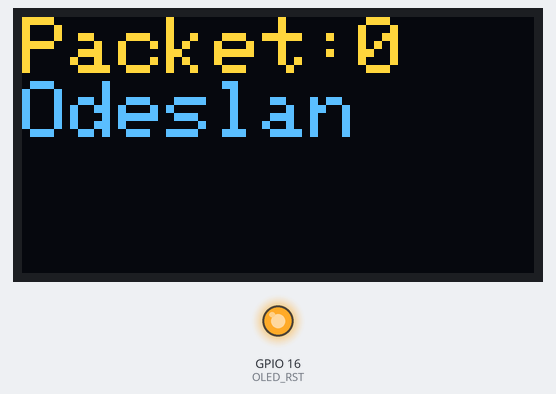
This program was run on a simulated ESP32. Parts: 128×64 one-colour display, output pins drawn as LEDs (lit = HIGH). The OLED is the two-colour kind (top 16 rows yellow); what the program prints to the serial monitor is not drawn.

Above: at 0.16 s.
At 4.99 s:
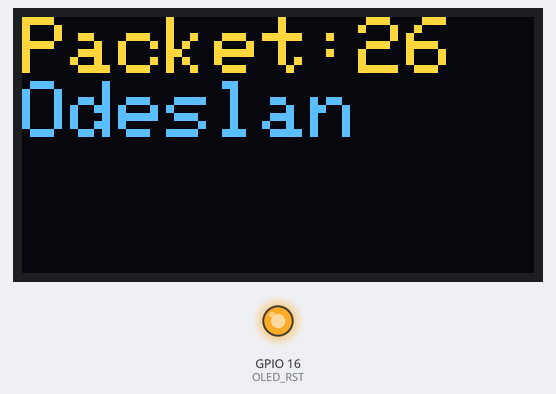
At 10.01 s:
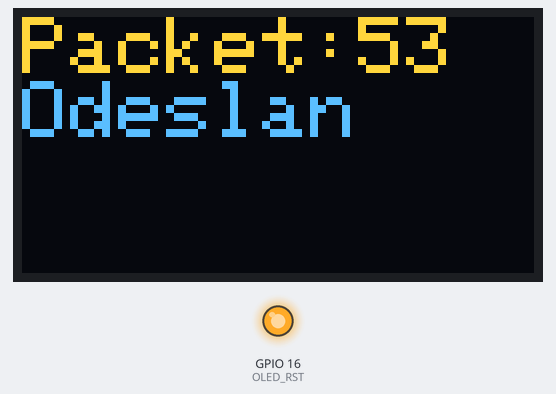
At 19.85 s:
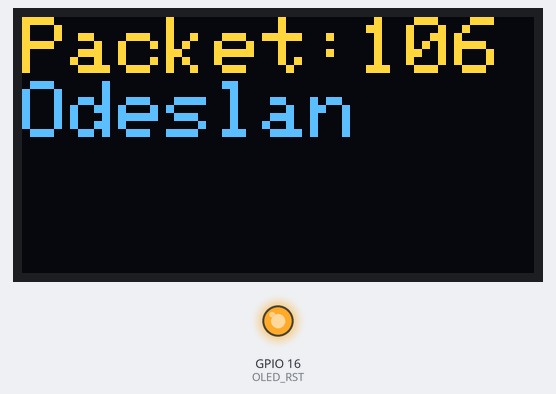
At 29.7 s:
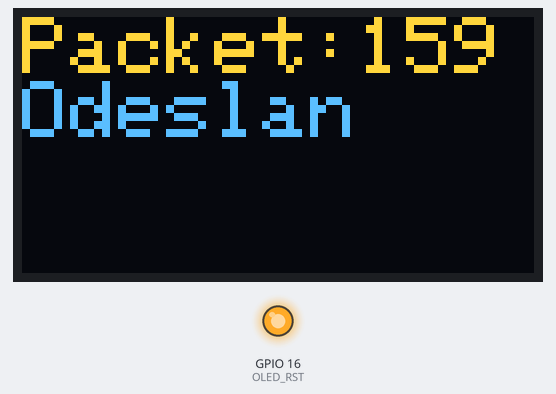
At 39.73 s:
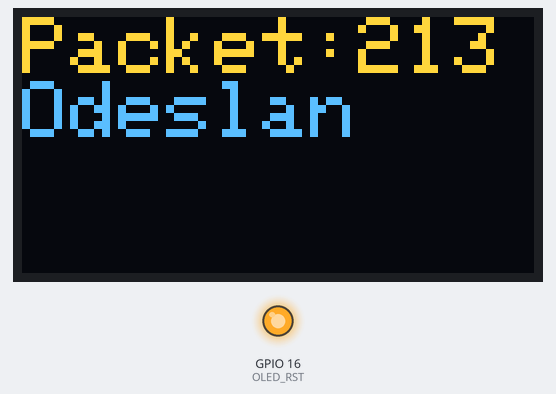

The program:

main.cpp
```cpp
#include "heltec.h"
#include "Adafruit_GFX.h"
#include "Adafruit_SSD1306.h"
#include "Wire.h"
#define PASMO 434E6 //pasmo pro Evropu
#define OLED_RST 16
#define OLED_SDA 4
#define OLED_SCL 15
#define SCREEN_WIDTH 128
#define SCREEN_HEIGHT 64

int pocet = 0;
Adafruit_SSD1306 display(SCREEN_WIDTH, SCREEN_HEIGHT, &Wire, OLED_RST);

void setup() {
   Serial.begin(115200);
   Heltec.begin(false /*DisplayEnable Enable*/, true /*Heltec.LoRa Disable*/, true /*Serial Enable*/, true /*PABOOST Enable*/, PASMO /*long BAND*/); //nastaveni hardwaru

  ////////////////display////////////////////
  pinMode(OLED_RST, OUTPUT);
  digitalWrite(OLED_RST, LOW);
  delay(20);
  digitalWrite(OLED_RST, HIGH);
  ////////////////////////////////////////

   Wire.begin(OLED_SDA, OLED_SCL);
    if(!display.begin(SSD1306_SWITCHCAPVCC, 0x3c, false, false)) { // Adresa 0x3C pro 128x32
      Serial.println(F("SSD1306 allocation failed"));
      for(;;); // Nepůjde do nekonečna
    }

}

void loop() {

  display.clearDisplay();
  display.setTextColor(WHITE);
  display.setTextSize(2);
  display.setCursor(0,0);

  display.print("Packet:");
  display.println(pocet);
  display.println("Odeslan");
  display.display();

  Serial.print("Odesilam Packet ");
  Serial.println(pocet);

  LoRa.beginPacket();
  LoRa.print("Packet cislo: ");
  LoRa.print(pocet);
  LoRa.endPacket();

  pocet++;
  delay(100);
}
```
